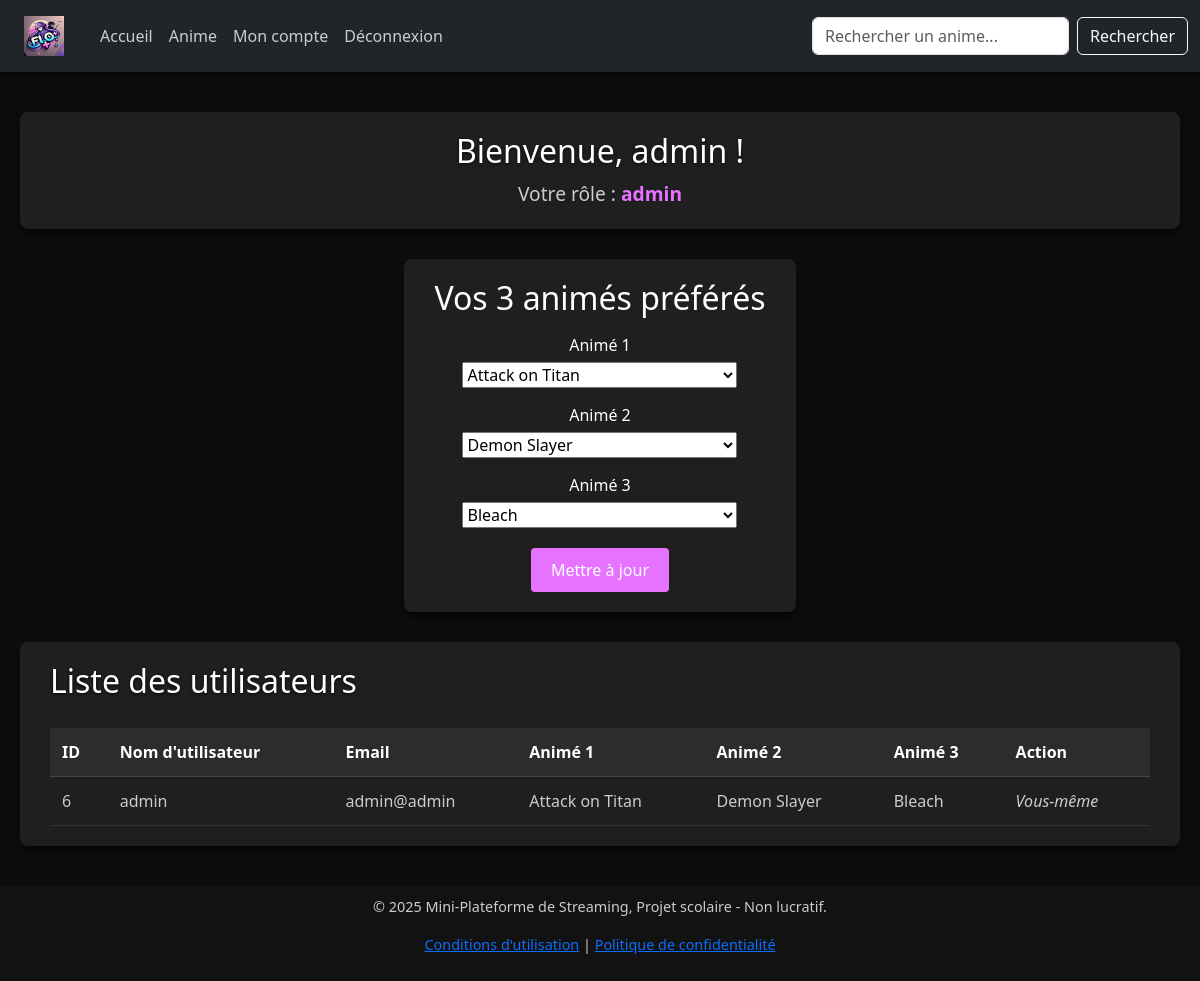
Page /pages/dashboard.php (signed in) on the committed database.
### tables this page shows
CREATE TABLE IF NOT EXISTS `users` (
  `id` int NOT NULL AUTO_INCREMENT,
  `username` varchar(50) NOT NULL,
  `email` varchar(100) NOT NULL,
  `password_hash` varchar(255) NOT NULL,
  `created_at` timestamp NULL DEFAULT CURRENT_TIMESTAMP,
  `role` enum('user','admin') DEFAULT 'user',
  `favorite_anime_1` varchar(255) DEFAULT NULL,
  `favorite_anime_2` varchar(255) DEFAULT NULL,
  `favorite_anime_3` varchar(255) DEFAULT NULL,
  PRIMARY KEY (`id`),
  UNIQUE KEY `email` (`email`)
);

### php/classes/Anime.php (called while the page is built, shortened)
<?php
class Anime {
    private $db;
    public function __construct($db) {
        $this->db = $db;
    }
    public function getAllAnimes() {
        $query = 'SELECT * FROM animes';
        $stmt = $this->db->prepare($query);
        $stmt->execute();
        return $stmt->fetchAll(PDO::FETCH_ASSOC);
    }
}

### pages/dashboard.php (the view, shortened to what this page needs)
<?php
require_once '../php/classes/Anime.php';
$db = (new Database())->connect();
$animeObj = new Anime($db);
$animeList = $animeObj->getAllAnimes();
$userId = $_SESSION['user'];
$stmt = $db->prepare('SELECT * FROM users WHERE id = :id');
$stmt->bindParam(':id', $userId);
$stmt->execute();
$currentUser = $stmt->fetch(PDO::FETCH_ASSOC);
$isAdmin = ($currentUser['role'] === 'admin');
if ($isAdmin) {
    $stmtAll = $db->prepare('SELECT id, username, email, role,
                                    favorite_anime_1, favorite_anime_2, favorite_anime_3
                             FROM users');
    $stmtAll->execute();
    $users = $stmtAll->fetchAll(PDO::FETCH_ASSOC);
}
?>
<?php include '../components/head.php'; ?>
<body>
    <?php include '../components/navbar.php'; ?>
    <div class="dashboard-container">
        <div class="user-welcome">
            <h1>Bienvenue, <?php echo htmlspecialchars($currentUser['username']); ?> !</h1>
            <p>Votre rôle : <span class="role-tag"><?php echo htmlspecialchars($currentUser['role']); ?></span></p>
        </div>
        <div class="anime-section">
            <h2>Vos 3 animés préférés</h2>
            <form method="POST">
                <label for="anime1">Animé 1</label>
                <select name="anime1" id="anime1">
                    <?php foreach ($animeList as $anime): ?>
                        <?php
                            $selected = ($anime['title'] == $currentUser['favorite_anime_1']) ? 'selected' : '';
                        ?>
                        <option value="<?php echo htmlspecialchars($anime['title']); ?>" <?php echo $selected; ?>>
                            <?php echo htmlspecialchars($anime['title']); ?>
                        </option>
                    <?php endforeach; ?>
                </select>
                <label for="anime2">Animé 2</label>
                <select name="anime2" id="anime2">
                    <?php foreach ($animeList as $anime): ?>
                        <?php
                            $selected = ($anime['title'] == $currentUser['favorite_anime_2']) ? 'selected' : '';
                        ?>
                        <option value="<?php echo htmlspecialchars($anime['title']); ?>" <?php echo $selected; ?>>
                            <?php echo htmlspecialchars($anime['title']); ?>
                        </option>
                    <?php endforeach; ?>
                </select>
                <label for="anime3">Animé 3</label>
                <select name="anime3" id="anime3">
                    <?php foreach ($animeList as $anime): ?>
                        <?php
                            $selected = ($anime['title'] == $currentUser['favorite_anime_3']) ? 'selected' : '';
                        ?>
                        <option value="<?php echo htmlspecialchars($anime['title']); ?>" <?php echo $selected; ?>>
                            <?php echo htmlspecialchars($anime['title']); ?>
                        </option>
                    <?php endforeach; ?>
                </select>
                <div class="button">
                    <button type="submit">Mettre à jour</button>
                </div>
            </form>
        </div>
        <?php if ($isAdmin): ?>
            <div class="admin-section">
                <h2>Liste des utilisateurs</h2>
                <div class="table-container">
                    <table class="admin-table">
                        <thead>
                            <tr>
                                <th>ID</th>
                                <th>Nom d'utilisateur</th>
                                <th>Email</th>
                                <th>Animé 1</th>
                                <th>Animé 2</th>
                                <th>Animé 3</th>
                                <th>Action</th>
                            </tr>
                        </thead>
                        <tbody>
                            <?php foreach ($users as $user): ?>
                                <tr>
                                    <td><?php echo htmlspecialchars($user['id']); ?></td>
                                    <td><?php echo htmlspecialchars($user['username']); ?></td>
                                    <td><?php echo htmlspecialchars($user['email']); ?></td>
                                    <td><?php echo htmlspecialchars($user['favorite_anime_1'] ?? ''); ?></td>
                                    <td><?php echo htmlspecialchars($user['favorite_anime_2'] ?? ''); ?></td>
                                    <td><?php echo htmlspecialchars($user['favorite_anime_3'] ?? ''); ?></td>
                                    <td>
                                        <?php if ($user['id'] != $userId): ?>
                                            <form method="POST" onsubmit="return confirm('Supprimer cet utilisateur ?');">
                                                <input type="hidden" name="delete_user_id" value="<?php echo $user['id']; ?>">
                                                <button type="submit" class="delete-btn">-</button>
                                            </form>
                                        <?php else: ?>
                                            <em>Vous-même</em>
                                        <?php endif; ?>
                                    </td>
                                </tr>
                            <?php endforeach; ?>
                        </tbody>
                    </table>
                </div>
            </div>
        <?php else: ?>
            <p class="no-access">Vous n'êtes pas administrateur. Accès limité.</p>
        <?php endif; ?>
    </div>
    <?php include '../components/footer.php'; ?>
</body>
</html>

### components/head.php (shortened to what this page needs)
<!DOCTYPE html>
<html lang="fr">
<head>
    <link rel="stylesheet" href="../styles/main.css">
    <link rel="stylesheet" href="../styles/responsive.css">
    <link href="https://cdn.jsdelivr.net/npm/bootstrap@5.3.0-alpha3/dist/css/bootstrap.min.css" rel="stylesheet">
</head>

### components/navbar.php (shortened to what this page needs)
<nav class="navbar navbar-expand-lg navbar-dark bg-dark">
    <div class="container-fluid">
        <a class="navbar-brand" href="index.php">
            <img src="../assets/images/logo.webp" alt="Logo" style="height: 40px;">
        </a>
        <div class="collapse navbar-collapse" id="navbarNav">
            <ul class="navbar-nav me-auto mb-2 mb-lg-0">
                <li class="nav-item">
                    <a class="nav-link" href="index.php">Accueil</a>
                </li>
                <li class="nav-item">
                    <a class="nav-link" href="anime.php">Anime</a>
                </li>
                <li class="nav-item">
                    <a class="nav-link" href="dashboard.php">Mon compte</a>
                </li>
                <?php if (isset($_SESSION['user'])): ?>
                    <li class="nav-item">
                        <a class="nav-link" href="../php/handlers/logout.php">Déconnexion</a>
                    </li>
                <?php endif; ?>
            </ul>
            <form class="d-flex" action="search.php" method="GET">
                <input class="form-control me-2" type="text" name="q" placeholder="Rechercher un anime..." aria-label="Rechercher">
                <button class="btn btn-outline-light" type="submit">Rechercher</button>
            </form>
        </div>
    </div>
</nav>

### components/footer.php (shortened to what this page needs)
<footer class="footer">
    <p>&copy; 2025 Mini-Plateforme de Streaming, Projet scolaire - Non lucratif.</p>
    <p>
        <a href="terms.php">Conditions d'utilisation</a> |
        <a href="privacy.php">Politique de confidentialité</a>
    </p>
</footer>

### styles/main.css (style rules this page uses)
body { font-family: 'Poppins', Arial, sans-serif; margin: 0; padding: 0; background-color: #0d0d0d; color: #cccccc; line-height: 1.6; }
a { text-decoration: none; color: #e573ff; transition: color 0.3s ease; }
h1, h2, h3, h4, h5, h6 { margin: 0; }
.navbar { display: flex; justify-content: space-between; align-items: center; padding: 10px 20px; background-color: #121212; position: relative; z-index: 1000; box-shadow: 0 2px 5px rgba(0,0,0,0.7); }
.navbar a { color: #cccccc; padding: 8px 12px; border-radius: 4px; transition: background-color 0.3s, transform 0.2s; }
.navbar-nav .nav-link { padding: 8px 15px; }
.navbar-brand img { max-height: 40px; transition: transform 0.3s ease; }
.footer { background-color: #121212; text-align: center; padding: 10px 20px; font-size: 0.9rem; color: #cccccc; position: relative; }
.dashboard-container { background-color: #0d0d0d; min-height: calc(100vh - 162px); padding: 40px 20px; display: flex; flex-direction: column; gap: 30px; }
.user-welcome { background-color: #1f1f1f; padding: 20px 30px; border-radius: 8px; box-shadow: 0 5px 10px rgba(0,0,0,0.6); text-align: center; }
.user-welcome h1 { font-size: 2rem; margin: 0 0 10px 0; color: #ffffff; text-shadow: 0 1px 3px rgba(0,0,0,0.8); }
.user-welcome p { font-size: 1.2rem; color: #cccccc; margin: 0; }
.role-tag { color: #e573ff; font-weight: 600; }
.admin-section { background-color: #1f1f1f; padding: 20px 30px; border-radius: 8px; box-shadow: 0 5px 10px rgba(0,0,0,0.6); }
.admin-section h2 { margin-top: 0; color: #ffffff; text-shadow: 0 1px 3px rgba(0,0,0,0.8); }
.table-container { overflow-x: auto; }
.admin-table { width: 100%; border-collapse: collapse; background-color: #1f1f1f; box-shadow: 0 2px 5px rgba(0,0,0,0.5); }
.admin-table thead { background-color: #2c2c2c; }
.admin-table thead tr th { padding: 12px; color: #ffffff; text-align: left; font-weight: 600; border-bottom: 1px solid #444; }
.admin-table tbody tr td { padding: 12px; color: #cccccc; border-bottom: 1px solid #333; vertical-align: middle; }
.anime-section { background-color: #1f1f1f; padding: 20px 30px; border-radius: 8px; box-shadow: 0 5px 10px rgba(0,0,0,0.6); max-width: 600px; margin: 0 auto; text-align: center; }
.anime-section h2 { margin-top: 0; color: #ffffff; }
.anime-section label { display: block; color: #ffffff; margin-top: 15px; margin-bottom: 5px; }
.anime-section button { margin-top: 20px; padding: 10px 20px; background-color: #e573ff; color: #fff; border: none; border-radius: 4px; cursor: pointer; transition: 0.3s; }
.admin-section h2 { color: #ffffff; }
.admin-table { width: 100%; border-collapse: collapse; margin-top: 20px; }

### rows in the picture
users: username "admin", role "admin", id "6", email "admin@admin", favorite_anime_1 "Attack on Titan", favorite_anime_2 "Demon Slayer", favorite_anime_3 "Bleach", shows "Vous-même"

### other values in the picture
form field anime1 "Attack on Titan"
form field anime2 "Demon Slayer"
form field anime3 "Bleach"
